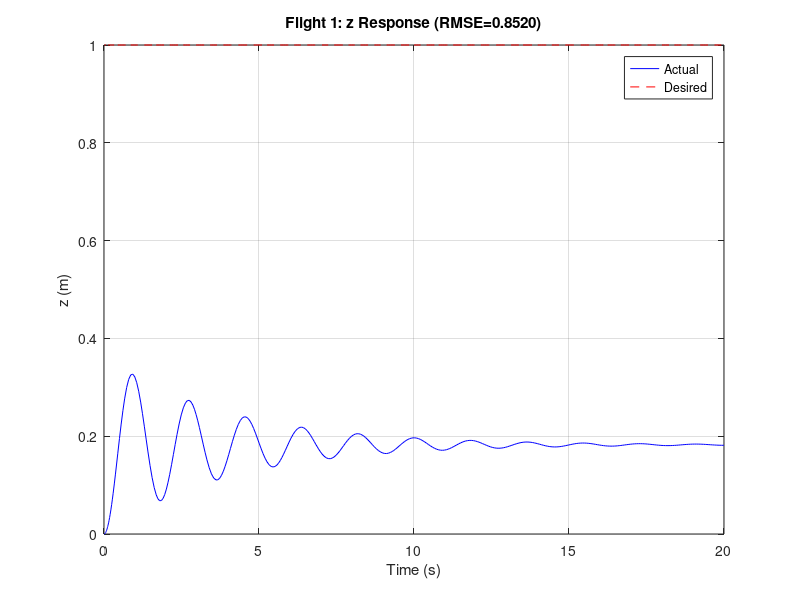
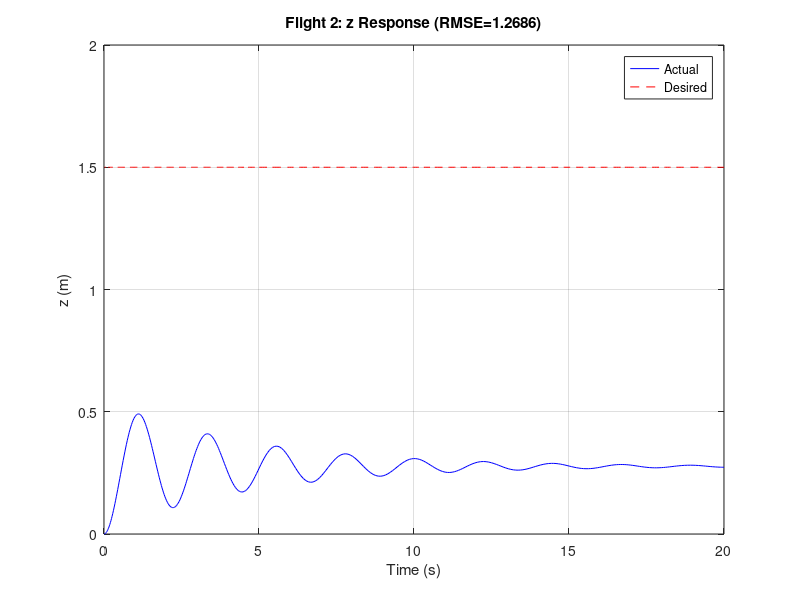
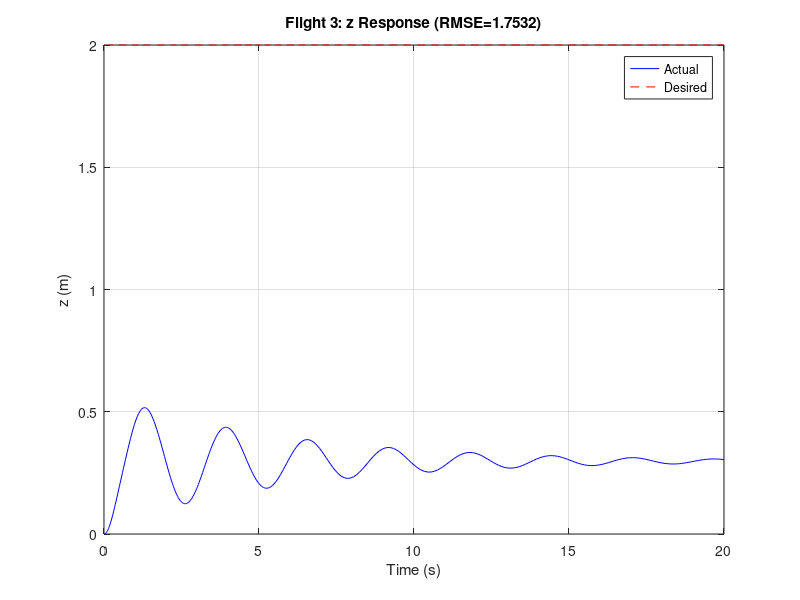
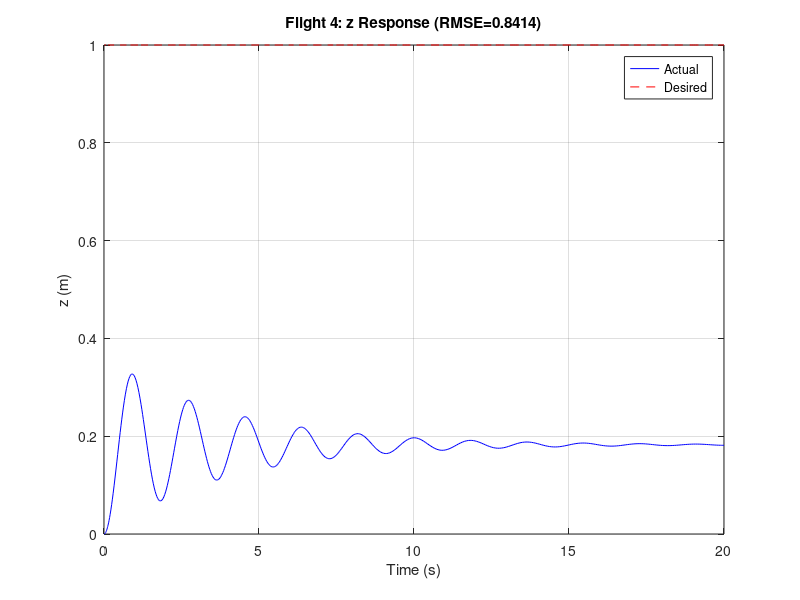

The MATLAB script that drew these images, in order:
function RMSEZN()
    % --- Parameters and initial conditions ---
    m = 1.0;          % Mass 
    g = 9.81;         % Gravity 
    Ix = 0.1; Iy = 0.1; Iz = 0.2;  % Moments of inertia 

    x0 = [0; 0; 0; 0; 0; 0];       % Initial position [x, y, z, roll, pitch, yaw]
    xdot0 = [0; 0; 0; 0; 0; 0];    % Initial velocities
    X0 = [x0; xdot0];              % Full initial state

    % --- Simulation time ---
    tspan = [0 20]; % Simulation from 0 to 20 seconds

    % --- Desired flight conditions (same as PSO PID code) ---
    combinaciones_deseadas = [...
        1.0,  0.0,   0.0,    0.0;
        1.5,  0.1,  -0.1,    0.0;
        2.0, -0.2,   0.2,    0.0;
        1.0,  0.0,   0.0,    pi/4;
        0.5, -0.1,  -0.1,   -pi/6];

    % Initialize RMSE storage
    RMSE_results = zeros(size(combinaciones_deseadas, 1), 1);

    % Loop through each flight condition
    for i = 1:size(combinaciones_deseadas, 1)
        z_des = combinaciones_deseadas(i, 1);
        phi_des = combinaciones_deseadas(i, 2);
        theta_des = combinaciones_deseadas(i, 3);
        psi_des = combinaciones_deseadas(i, 4);

        fprintf('\n--- Flight %d: z=%.1f, phi=%.1f, theta=%.1f, psi=%.1f ---\n', ...
                i, z_des, phi_des, theta_des, psi_des);

        % --- Step 1: Find Ku and Pu for the current flight condition ---
        Ki_test = 0; 
        Kd_test = 0;
        Kp_values = 0:0.5:100;  % Finer resolution for Ku detection
        Ku_z = NaN; 
        Pu_z = NaN;

        for Kp_test = Kp_values
            % Reset integrals
            clear global integral_z integral_phi integral_theta integral_psi;
            global integral_z integral_phi integral_theta integral_psi;
            integral_z = 0; integral_phi = 0; integral_theta = 0; integral_psi = 0;

            % Simulate with current Kp
            [t, X] = ode45(@(t, X) quadrotor_dynamics(t, X, m, g, Ix, Iy, Iz,...
                Kp_test, Ki_test, Kd_test, 0,0,0, 0,0,0, 0,0,0,...
                z_des, phi_des, theta_des, psi_des), tspan, X0);

            % Check for sustained oscillations
            z = X(:,3);
            z_error = z - z_des;
            zero_crossings = find(diff(sign(z_error)));

            if length(zero_crossings) >= 4  % At least 2 full oscillations
                Pu_z = mean(diff(t(zero_crossings(1:4)))); % Period from first 2 oscillations
                Ku_z = Kp_test;
                fprintf('  Found Ku = %.2f, Pu = %.2f\n', Ku_z, Pu_z);
                break;
            end
        end

        % --- Step 2: Calculate PID gains (with stability checks) ---
        if isnan(Ku_z) || isnan(Pu_z)
            fprintf('  Warning: No oscillations detected. Using backup gains.\n');
            Kp_z = 5.0;  % Default safe gains
            Ki_z = 0.5;
            Kd_z = 0.1;
        else
            % Conservative Ziegler-Nichols
            Kp_z = 0.6 * Ku_z;
            Ki_z = 1.2 * Kp_z / Pu_z;  % Reduced integral
            Kd_z = Kp_z * Pu_z / 12;    % Reduced derivative
        end

        % Attitude gains (simplified)
        Kp_phi = Kp_z;    Ki_phi = Ki_z;    Kd_phi = Kd_z;
        Kp_theta = Kp_z;  Ki_theta = Ki_z;  Kd_theta = Kd_z;
        Kp_psi = Kp_z;    Ki_psi = Ki_z;    Kd_psi = Kd_z;

        % --- Step 3: Simulate with tuned PID ---
        clear global integral_z integral_phi integral_theta integral_psi;
        global integral_z integral_phi integral_theta integral_psi;
        integral_z = 0; integral_phi = 0; integral_theta = 0; integral_psi = 0;

        try
            [t, X] = ode45(@(t, X) quadrotor_dynamics(t, X, m, g, Ix, Iy, Iz,...
                Kp_z, Ki_z, Kd_z, Kp_phi, Ki_phi, Kd_phi,...
                Kp_theta, Ki_theta, Kd_theta, Kp_psi, Ki_psi, Kd_psi,...
                z_des, phi_des, theta_des, psi_des), tspan, X0);

            % --- Step 4: Calculate RMSE ---
            z = X(:,3);
            error_z = z_des - z;
            RMSE = sqrt(mean(error_z.^2));
            RMSE_results(i) = RMSE;

            % Plot response
            figure(i);
            plot(t, z, 'b', t, z_des*ones(size(t)), 'r--');
            title(sprintf('Flight %d: z Response (RMSE=%.4f)', i, RMSE));
            xlabel('Time (s)'); ylabel('z (m)'); grid on;
            legend('Actual', 'Desired');

        catch
            fprintf('  Simulation crashed! Assigning RMSE = Inf.\n');
            RMSE_results(i) = Inf;
        end
    end

    % --- Display RMSE results ---
    fprintf('\n=== Final RMSE Results ===\n');
    for i = 1:size(combinaciones_deseadas, 1)
        fprintf('Flight %d (z=%.1f, phi=%.1f, theta=%.1f, psi=%.1f): RMSE = %.4f\n', ...
            i, combinaciones_deseadas(i, 1), combinaciones_deseadas(i, 2), ...
            combinaciones_deseadas(i, 3), combinaciones_deseadas(i, 4), RMSE_results(i));
    end
end

% ========== Quadrotor Dynamics Function ==========
function dXdt = quadrotor_dynamics(t, X, m, g, Ix, Iy, Iz,...
        Kp_z, Ki_z, Kd_z, Kp_phi, Ki_phi, Kd_phi,...
        Kp_theta, Ki_theta, Kd_theta, Kp_psi, Ki_psi, Kd_psi,...
        z_des, phi_des, theta_des, psi_des)

    global integral_z integral_phi integral_theta integral_psi;
    
    % Anti-windup: Limit integral terms
    max_integral = 10;
    integral_z = max(min(integral_z, max_integral), -max_integral);
    integral_phi = max(min(integral_phi, max_integral), -max_integral);
    integral_theta = max(min(integral_theta, max_integral), -max_integral);
    integral_psi = max(min(integral_psi, max_integral), -max_integral);
    
    % Extract states
    pos = X(1:6);   % [x, y, z, ϕ, θ, ψ]
    vel = X(7:12);  % Velocity derivatives
    
    % Errors
    errors = [z_des - pos(3);    % Altitude error
              phi_des - pos(4);   % Roll error
              theta_des - pos(5); % Pitch error
              psi_des - pos(6)]; % Yaw error
    
    % PID Control
    U1 = Kp_z*errors(1) + Ki_z*integral_z + Kd_z*(-vel(3));  % Thrust
    U2 = Kp_phi*errors(2) + Ki_phi*integral_phi + Kd_phi*(-vel(4)); % Roll torque
    U3 = Kp_theta*errors(3) + Ki_theta*integral_theta + Kd_theta*(-vel(5)); % Pitch torque
    U4 = Kp_psi*errors(4) + Ki_psi*integral_psi + Kd_psi*(-vel(6)); % Yaw torque
    
    % Translational dynamics
    acc_lin = [...
        (cos(pos(4))*sin(pos(5))*cos(pos(6)) + sin(pos(4))*sin(pos(6))) * U1/m;
        (cos(pos(4))*sin(pos(5))*sin(pos(6)) - sin(pos(4))*cos(pos(6))) * U1/m;
        (cos(pos(4))*cos(pos(5)) * U1/m) - g];
    
    % Rotational dynamics
    acc_ang = [...
        (U2 + (Iy - Iz)*vel(5)*vel(6)) / Ix;
        (U3 + (Iz - Ix)*vel(4)*vel(6)) / Iy;
        (U4 + (Ix - Iy)*vel(4)*vel(5)) / Iz];
    
    % State derivatives
    dXdt = [vel; acc_lin; acc_ang];
end